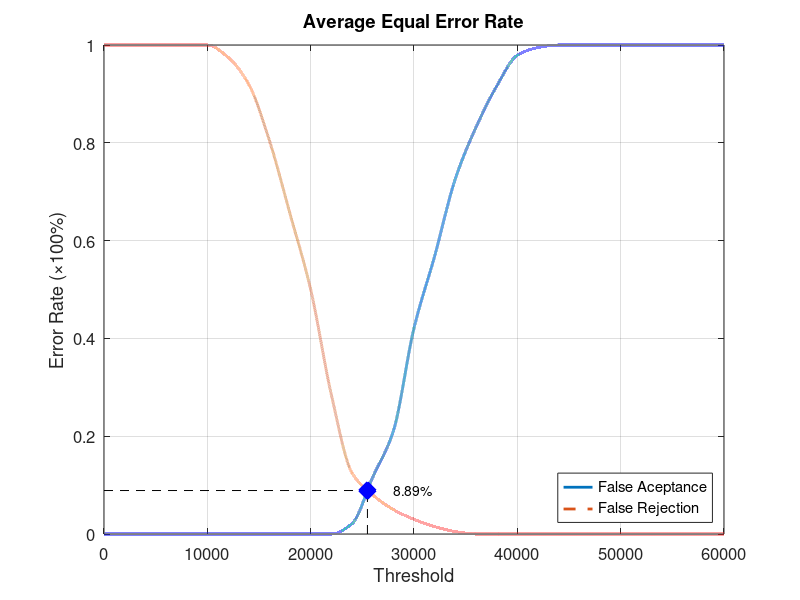
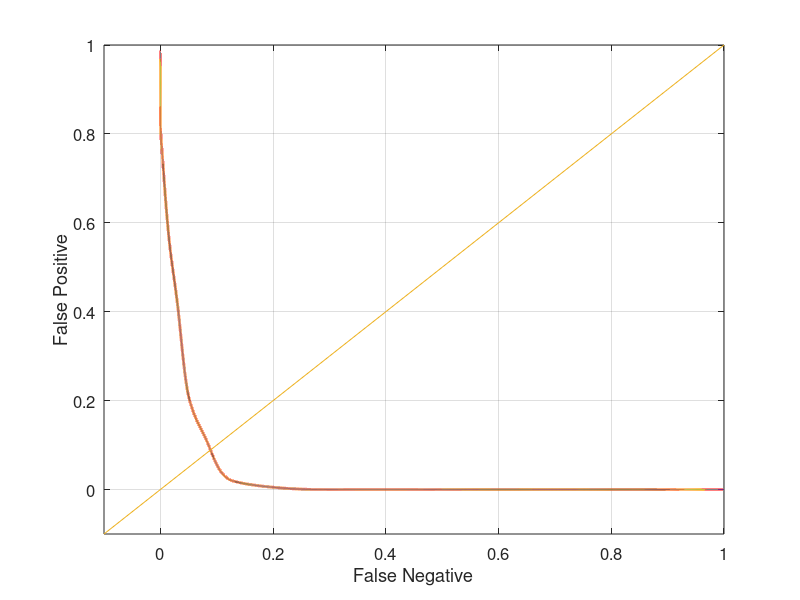

These charts were generated, in order, by the following MATLAB code:
function yEER = Database4_2
close all;
clear;
clc;
x = 0:2000:60000;
xq = 0:0.5:60000;

y0 = [0 0 0 0 0 0 0 0 0 0 0 0 0.0210526 0.115789 0.210526 0.421053 0.568421 0.726316 0.831579 0.915789 0.978947 0.994737 1 1 1 1 1 1 1 1 1];
yy0 = interp1(x, y0, xq, 'pchip');
y1 = [1 1 1 1 1 1 0.975 0.92 0.805 0.655 0.5 0.285 0.125 0.08 0.05 0.03 0.015 0.005 0 0 0 0 0 0 0 0 0 0 0 0 0];
yy1 = interp1(x, y1, xq, 'pchip');

% Calculating EER: 
y2 = abs(y0 - y1);
find(y2 == min(y2))
yy2 = abs(yy0 - yy1);
xEER = find(yy2 == min(yy2));
xEERIndex = xq(xEER) % X-axis EER
yEER = yy0(xEER) % Y-axis EER

main = figure
plot(xq, yy0,'-','LineWidth', 2);	hold on
plot(xq, yy1,'--','LineWidth', 2);	hold on
plot([xEERIndex xEERIndex], [0 yEER], 'k--');	hold on
plot([0 xEERIndex], [yEER yEER], 'k--');	hold on
plot(xEERIndex, yEER, 'bx', 'LineWidth', 10);	hold on
text(xEERIndex + 10 * xEERIndex / 100, yEER, [num2str(round((10000 * yEER)) / 100) '%'])
legend('False Aceptance', 'False Rejection', 'Location', 'SouthEast')
xlabel('Threshold')
ylabel('Error Rate (\times100%)')
title('Average Equal Error Rate')
set(gca, 'FontSize', 12)
axis([0 60000 0 1])
grid on

print(main, 'Database4_2Main', '-dpng');
FNRxFPR = figure('Color', [1 1 1]);
plot(yy1, yy0, '-', yy1, yy0, 'LineWidth', 2);
hold on
y = -0.1:0.1:1
plot(y, y); 
set(gca, 'FontSize', 12)
xlabel('False Negative')
ylabel('False Positive')
axis([-0.1 1 -0.1 1])
set(gca, 'FontSize', 12)
grid on

print(FNRxFPR, 'Database4_2FNRxFPR','-dpng');
end
